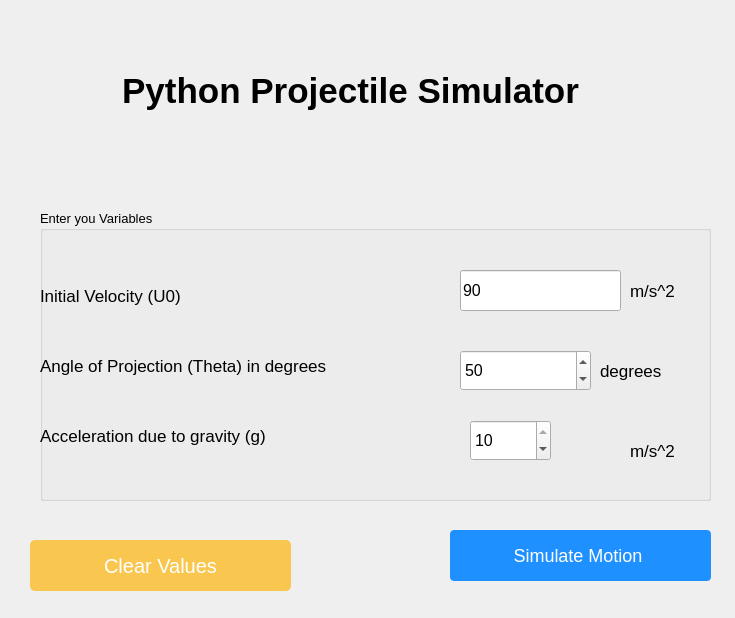
<?xml version="1.0" encoding="UTF-8"?>
<ui version="4.0">
 <class>MainWindow</class>
 <widget class="QMainWindow" name="MainWindow">
  <property name="geometry">
   <rect>
    <x>0</x>
    <y>0</y>
    <width>735</width>
    <height>618</height>
   </rect>
  </property>
  <property name="font">
   <font>
    <family>MS Sans Serif</family>
   </font>
  </property>
  <property name="windowTitle">
   <string>Python Projectile Simulator</string>
  </property>
  <widget class="QWidget" name="centralwidget">
   <widget class="QLabel" name="label">
    <property name="geometry">
     <rect>
      <x>10</x>
      <y>40</y>
      <width>681</width>
      <height>101</height>
     </rect>
    </property>
    <property name="font">
     <font>
      <family>MS Sans Serif</family>
      <pointsize>26</pointsize>
      <weight>75</weight>
      <bold>true</bold>
     </font>
    </property>
    <property name="text">
     <string>Python Projectile Simulator</string>
    </property>
    <property name="alignment">
     <set>Qt::AlignCenter</set>
    </property>
   </widget>
   <widget class="QGroupBox" name="groupBox">
    <property name="geometry">
     <rect>
      <x>40</x>
      <y>210</y>
      <width>671</width>
      <height>291</height>
     </rect>
    </property>
    <property name="font">
     <font>
      <family>MS Sans Serif</family>
      <pointsize>10</pointsize>
     </font>
    </property>
    <property name="title">
     <string>Enter you Variables</string>
    </property>
    <widget class="QLabel" name="label_5">
     <property name="geometry">
      <rect>
       <x>0</x>
       <y>140</y>
       <width>421</width>
       <height>31</height>
      </rect>
     </property>
     <property name="font">
      <font>
       <family>MS Sans Serif</family>
       <pointsize>13</pointsize>
      </font>
     </property>
     <property name="text">
      <string>Angle of Projection (Theta) in degrees</string>
     </property>
    </widget>
    <widget class="QLabel" name="label_6">
     <property name="geometry">
      <rect>
       <x>0</x>
       <y>70</y>
       <width>261</width>
       <height>31</height>
      </rect>
     </property>
     <property name="font">
      <font>
       <family>MS Sans Serif</family>
       <pointsize>13</pointsize>
      </font>
     </property>
     <property name="text">
      <string>Initial Velocity (U0)</string>
     </property>
    </widget>
    <widget class="QLineEdit" name="lineEditVelocity">
     <property name="geometry">
      <rect>
       <x>420</x>
       <y>60</y>
       <width>161</width>
       <height>41</height>
      </rect>
     </property>
     <property name="font">
      <font>
       <family>MS Sans Serif</family>
       <pointsize>12</pointsize>
      </font>
     </property>
     <property name="text">
      <string>90</string>
     </property>
    </widget>
    <widget class="QSpinBox" name="spinBoxtheta">
     <property name="geometry">
      <rect>
       <x>420</x>
       <y>140</y>
       <width>131</width>
       <height>41</height>
      </rect>
     </property>
     <property name="font">
      <font>
       <family>MS Sans Serif</family>
       <pointsize>12</pointsize>
      </font>
     </property>
     <property name="suffix">
      <string/>
     </property>
     <property name="maximum">
      <number>360</number>
     </property>
     <property name="value">
      <number>50</number>
     </property>
    </widget>
    <widget class="QLabel" name="label_7">
     <property name="geometry">
      <rect>
       <x>590</x>
       <y>60</y>
       <width>81</width>
       <height>41</height>
      </rect>
     </property>
     <property name="font">
      <font>
       <family>MS Sans Serif</family>
       <pointsize>13</pointsize>
      </font>
     </property>
     <property name="text">
      <string>m/s^2</string>
     </property>
    </widget>
    <widget class="QLabel" name="label_8">
     <property name="geometry">
      <rect>
       <x>0</x>
       <y>210</y>
       <width>421</width>
       <height>31</height>
      </rect>
     </property>
     <property name="font">
      <font>
       <family>MS Sans Serif</family>
       <pointsize>13</pointsize>
      </font>
     </property>
     <property name="text">
      <string>Acceleration due to gravity (g)</string>
     </property>
    </widget>
    <widget class="QSpinBox" name="spinBox_g">
     <property name="geometry">
      <rect>
       <x>430</x>
       <y>210</y>
       <width>81</width>
       <height>41</height>
      </rect>
     </property>
     <property name="font">
      <font>
       <family>MS Sans Serif</family>
       <pointsize>12</pointsize>
      </font>
     </property>
     <property name="suffix">
      <string/>
     </property>
     <property name="minimum">
      <number>9</number>
     </property>
     <property name="maximum">
      <number>10</number>
     </property>
     <property name="stepType">
      <enum>QAbstractSpinBox::AdaptiveDecimalStepType</enum>
     </property>
     <property name="value">
      <number>10</number>
     </property>
     <property name="displayIntegerBase">
      <number>10</number>
     </property>
    </widget>
    <widget class="QLabel" name="label_9">
     <property name="geometry">
      <rect>
       <x>590</x>
       <y>220</y>
       <width>81</width>
       <height>41</height>
      </rect>
     </property>
     <property name="font">
      <font>
       <family>MS Sans Serif</family>
       <pointsize>13</pointsize>
      </font>
     </property>
     <property name="text">
      <string>m/s^2</string>
     </property>
    </widget>
    <widget class="QLabel" name="label_10">
     <property name="geometry">
      <rect>
       <x>560</x>
       <y>140</y>
       <width>101</width>
       <height>41</height>
      </rect>
     </property>
     <property name="font">
      <font>
       <family>MS Sans Serif</family>
       <pointsize>13</pointsize>
      </font>
     </property>
     <property name="text">
      <string>degrees</string>
     </property>
    </widget>
   </widget>
   <widget class="QPushButton" name="pushButton_simulate">
    <property name="geometry">
     <rect>
      <x>450</x>
      <y>530</y>
      <width>261</width>
      <height>51</height>
     </rect>
    </property>
    <property name="font">
     <font>
      <family>MS Sans Serif</family>
      <pointsize>-1</pointsize>
     </font>
    </property>
    <property name="styleSheet">
     <string notr="true">QPushButton {
    background-color: #1E90FF; /* DodgerBlue */
    color: white;
    border: none;
    padding: 8px 16px;
    font-size: 18px;
    border-radius: 4px;
}

QPushButton:pressed {
    background-color: #1C86EE; /* Darker blue when pressed */
    color: white;
}

QPushButton:hover {
    background-color: #1C86EE; /* Darker blue when hovered */
    color: white;
}

QPushButton:disabled {
    background-color: #A9A9A9; /* Light gray */
    color: #808080; /* Darker gray for text */
    border: none;
    padding: 8px 16px;
    font-size: 18px;
    border-radius: 4px;
}</string>
    </property>
    <property name="text">
     <string>Simulate Motion </string>
    </property>
   </widget>
   <widget class="QPushButton" name="pushButton_2">
    <property name="geometry">
     <rect>
      <x>30</x>
      <y>540</y>
      <width>261</width>
      <height>51</height>
     </rect>
    </property>
    <property name="font">
     <font>
      <family>MS Sans Serif</family>
      <pointsize>-1</pointsize>
     </font>
    </property>
    <property name="styleSheet">
     <string notr="true">QPushButton {
    background-color: #f9c74f;  /* Yellowish color */
	font-size: 20px;
    color: white;
    border: none;
    padding: 5px 15px;
    border-radius: 5px;
}
QPushButton:hover {
    background-color: #f9a826;  /* Darker yellowish color */
}
QPushButton:pressed {
    background-color: #f8961e;  /* Even darker yellowish color */
}</string>
    </property>
    <property name="text">
     <string>Clear Values</string>
    </property>
   </widget>
  </widget>
 </widget>
 <resources/>
 <connections/>
</ui>
